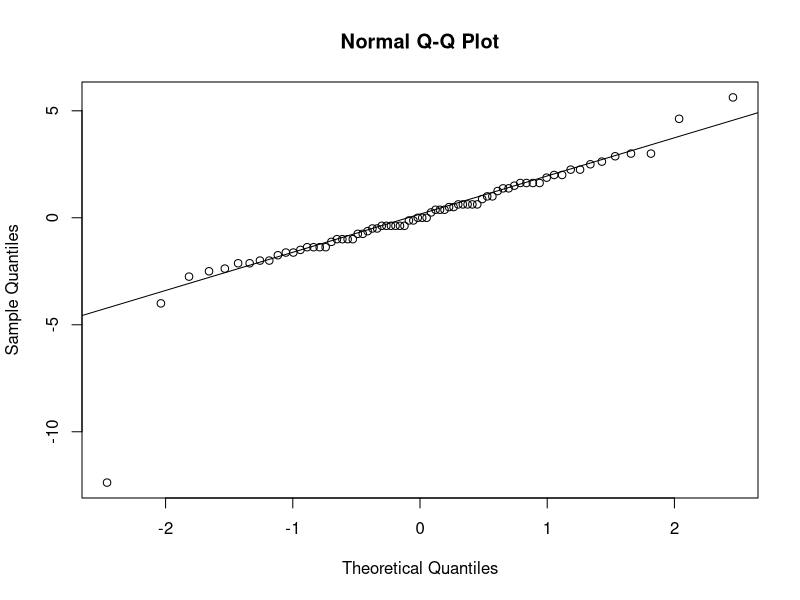
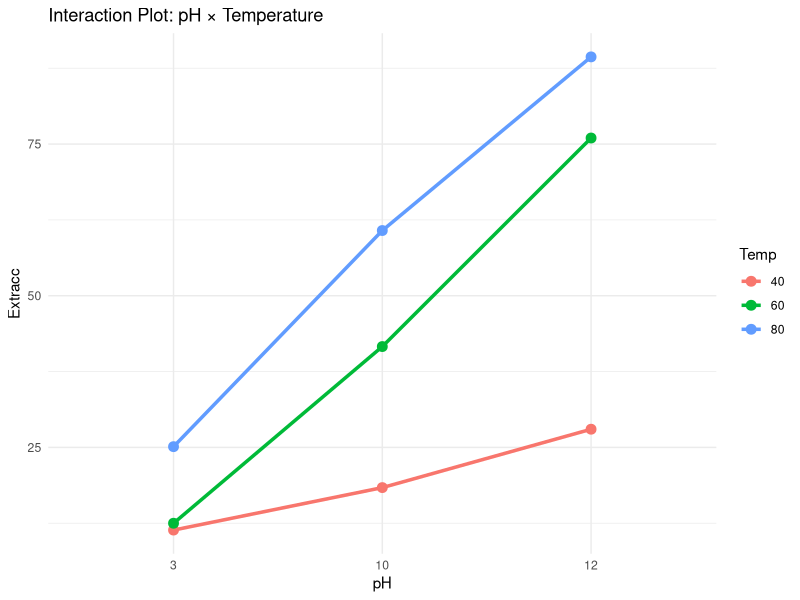
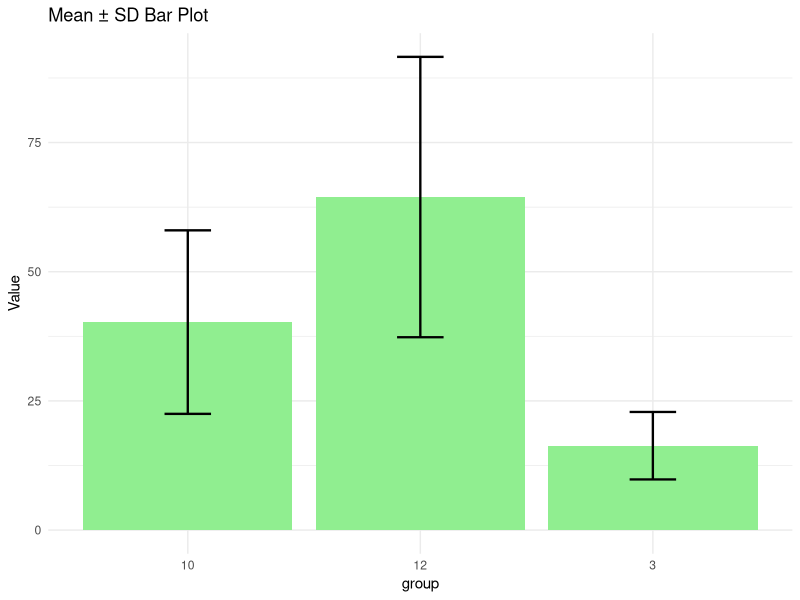

Write R code to recreate these figures, in order.
## ---- chunk 1
library(dplyr)
## ---- chunk 2
getwd()
setwd("C:/Users/darsh/Downloads")
data4<-read.csv("Nucleic Acid (NA) Extraction in Yeast Cells.csv")
data4
## ---- chunk 3
mean(data4$Extracc)

## ---- chunk 4
data4$pH <- factor(data4$pH)
data4$Temp <- factor(data4$Temp)

data4 %>% group_by(pH) %>%
  summarise(
    N = n(),
    Mean = mean(Extracc),
    SD = sd(Extracc)
  )

# Descriptive stats by Temperature
data4 %>% group_by(Temp) %>%
  summarise(
    N = n(),
    Mean = mean(Extracc),
    SD = sd(Extracc)
  )

# Descriptive stats by pH × Temperature interaction
data4 %>% group_by(pH, Temp) %>%
  summarise(
    N = n(),
    Mean = mean(Extracc),
    SD = sd(Extracc)
  )
## ---- chunk 5
anova_model <- aov(Extracc ~ pH * Temp, data = data4)
summary(anova_model)



shapiro.test(residuals(anova_model))
qqnorm(residuals(anova_model)); qqline(residuals(anova_model))

library(car)
leveneTest(Extracc ~ pH * Temp, data = data4)


## ---- chunk 6
library(ggplot2)

ggplot(data4, aes(x = pH, y = Extracc, color = Temp, group = Temp)) +
  stat_summary(fun = mean, geom = "line", size = 1.2) +
  stat_summary(fun = mean, geom = "point", size = 3) +
  theme_minimal() +
  labs(title = "Interaction Plot: pH × Temperature")



df <- data.frame(
  group = c("3", "10", "12"),
  mean  = c(16.33, 40.25, 64.45),
  sd    = c(6.53, 17.76, 27.13)
)

ggplot(df, aes(x = group, y = mean)) +
  geom_col(fill = "lightgreen") +
  geom_errorbar(aes(ymin = mean - sd, ymax = mean + sd),
                width = 0.2, linewidth = 0.8) +
  theme_minimal() +
  labs(title = "Mean ± SD Bar Plot",
       y = "Value")


## ---- chunk 7
TukeyHSD(anova_model, "pH")
TukeyHSD(anova_model, "Temp")
TukeyHSD(anova_model, "pH:Temp")
